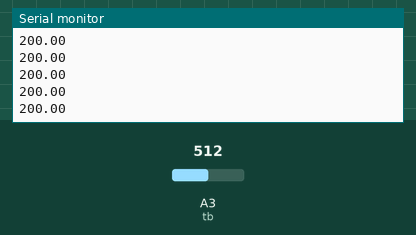
This sketch was run on a simulated Arduino Uno, built with avr-gcc and run on an emulated ATmega328P. On the bench: the last lines printed to the serial monitor. Inputs (shaded band) come from the test bench; at power-on: A3 (tb) = 512.

Above: at 1.2 s.
1.3 s: A3 (tb) set to 716
At 1.8 s:
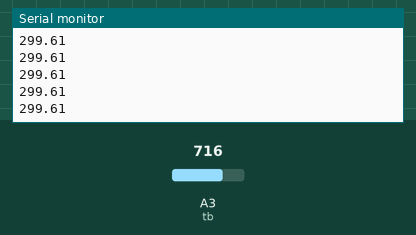
2.8 s: A3 (tb) set to 900
At 3.3 s:
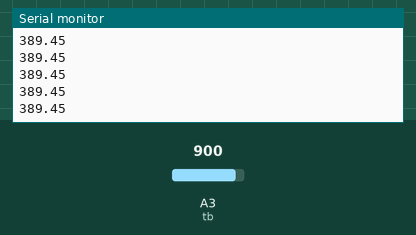
Timing chart, 0 to 5.8 s (numbered marks = the images above; inputs shaded):
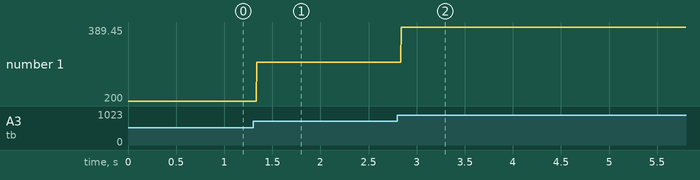

The sketch:

board_temp_sensor.ino
```cpp
#define  tb A3

void setup() {
  // put your setup code here, to run once:
  Serial.begin(19200);

}

double val;
void loop() {
  // put your main code here, to run repeatedly:
  int tbRaw = analogRead(tb);     // read the input pin
  double tbV = ((double)5/(double)1024)*tbRaw;
  val =(tbV*1000-500)/10; // VO = (+10 mV/°C × T °C) + 500 mV
  Serial.println(val);             // debug value

}
```

Measured:
- after the input at 1.3 s, the serial monitor: prints a new line at once (image 1)
- after the input at 2.8 s, the serial monitor: prints a new line at once (image 2)
- plotted number 1: 200 → 299.61 after the input at 1.3 s, 299.61 → 389.45 after the input at 2.8 s
